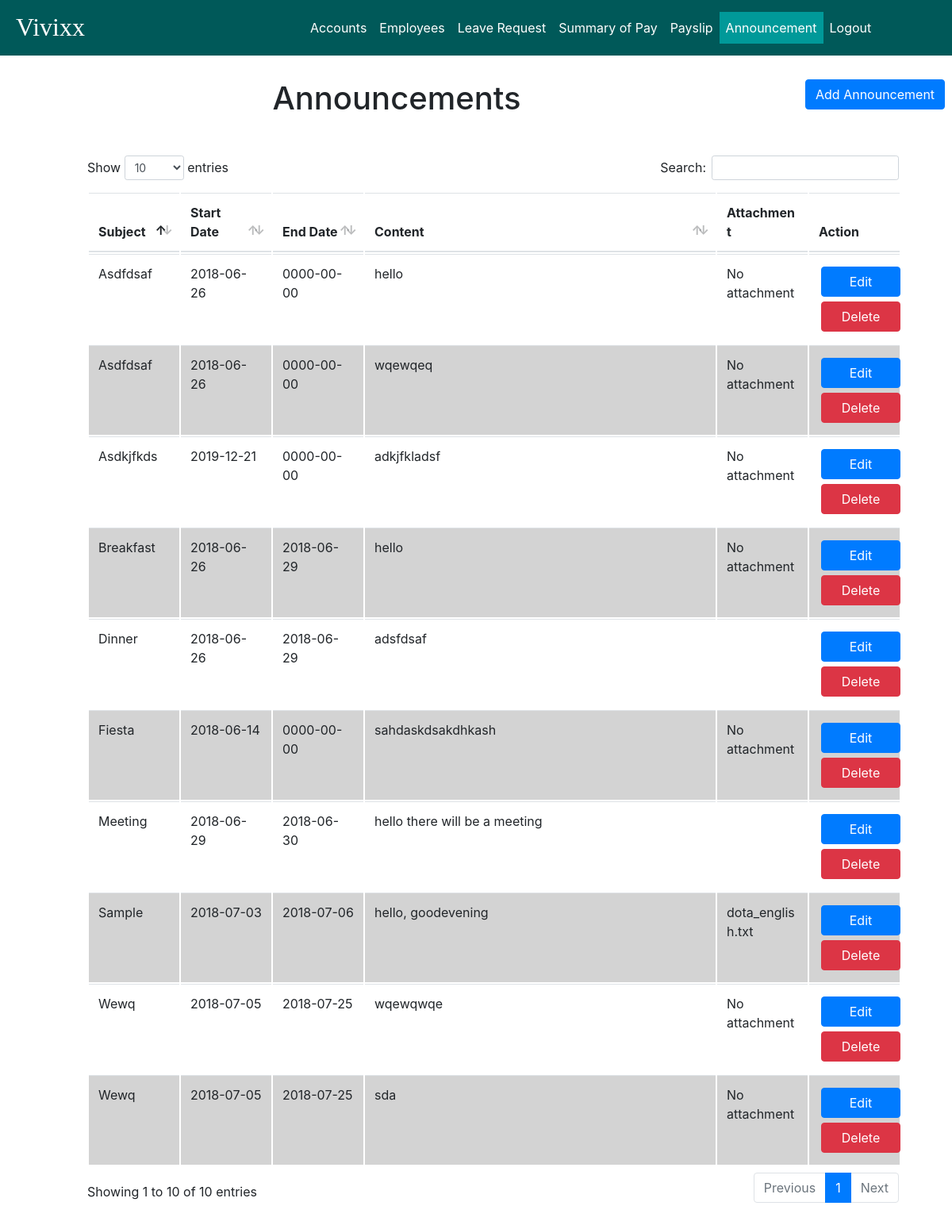
/admin/announcements/announcement.php (signed in), run on the app's committed database.
### tables this page shows
CREATE TABLE `announcement_attachments` (
  `attachment_id` int(11) NOT NULL AUTO_INCREMENT,
  `attachment` longblob,
  `attachment_name` varchar(100) DEFAULT NULL,
  `announcement_id` int(11) NOT NULL,
  PRIMARY KEY (`attachment_id`),
  UNIQUE KEY `attachment_it_UNIQUE` (`attachment_id`),
  KEY `announcement_id_idx` (`announcement_id`),
  CONSTRAINT `announcement_id` FOREIGN KEY (`announcement_id`) REFERENCES `announcement` (`announcement_id`) ON DELETE CASCADE ON UPDATE CASCADE
);

CREATE TABLE `announcement` (
  `announcement_id` int(11) NOT NULL AUTO_INCREMENT,
  `departments` varchar(45) NOT NULL,
  `subject` varchar(45) NOT NULL,
  `announcement` varchar(1000) NOT NULL,
  `start_date` date NOT NULL,
  `end_date` date NOT NULL,
  PRIMARY KEY (`announcement_id`),
  UNIQUE KEY `announcement_id_UNIQUE` (`announcement_id`)
);

### admin/announcements/announcement.php (the view, shortened to what this page needs)
<!DOCTYPE html>
<html>
<head>
	<link rel="stylesheet" href="../../style/bootstrap/bootstrap.min.css">
	<link type="text/css" rel="stylesheet" href="../style/style.css" media="screen, projection">
	<link rel="stylesheet" href="../style/datatables.css">
	<link rel="stylesheet" href="../style/bootstrap-multiselect.css">
</head>
<body>
	<?php include '../utilities/check_user.php'; ?>
	<div id="wrapper">
		<nav class="navbar fixed-top navbar-expand-lg navbar-dark" id="navigation-bar">
			<a href="../accounts/accounts_status.php" class="navbar-brand">Vivixx</a>
			<div class="collapse navbar-collapse" id="navbar-content">
				<ul class="navbar-nav">
					<li class="nav-item ">
						<a class="nav-link" href="../accounts/accounts_status.php">Accounts</a>
					</li>
					<li class="nav-item">
						<button onclick="myFunction()" class="dropbtn">Employees</button>
					</li>
					<li class="nav-item">
						<a class="nav-link" href="../leave_request/leave_requests.php">Leave Request</a>
					</li>
					<li class="nav-item">
						<a class="nav-link" href="../summary_of_pay/user_summary.php">Summary of Pay</a>
					</li>
					<li class="nav-item">
						<a class="nav-link" href="../payslip/user_payslip.php">Payslip</a>
					</li>
					<li class="nav-item">
						<a class="nav-link active" href="announcement.php">Announcement</a>
					</li>
					<li class="nav-item">
						<a class="nav-link logout" href="../utilities/logout.php">Logout</a>
					</li>
				</ul>
			</div>
		</nav>
		<div class="announcement-content container-fluid">
			<div class="row">
				<div class="col-10 text-center">
					<h1>Announcements</h1>
				</div>
				<div class="col-2">
					<a href="#!" data-toggle="modal" data-target="#add-announcement-form" class="btn btn-primary">
					Add Announcement
				</a>
				</div>
			</div>
			<div class="announcement-table">
				<table class="table" id="table">
					<thead>
						<tr>
							<th>Subject</th>
							<th>Start Date</th>
							<th>End Date</th>
							<th>Content</th>
							<th>Attachment</th>
							<th>Action</th>
						</tr>
					</thead>
					<?php
				$sql = "SELECT * FROM mis.announcement left join mis.announcement_attachments using(announcement_id) group by 1;";
				$result = $connect->query($sql);
				if($result-> num_rows > 0){
					while($row = $result->fetch_assoc()){
						if(isset($row['attachment'])){
							$attachment = $row['attachment_name'];
						}else{
							$attachment = "No attachment";
						}
						$edit = "
						<input name='edit' value='edit' style='display: none;'>
						<a href='edit_announcement.php?announcement_id=".$row['announcement_id']."' class='edit btn btn-primary'>Edit</a>";
						$delete = "<button onclick='del_announcement(".$row['announcement_id'].")' class='delete btn btn-danger'>Delete</button>";
						echo "
						<tr>
						<td>" . ucwords($row['subject']) . "</td>
						<td>" . $row['start_date'] . "</td>
						<td>" . $row['end_date'] . "</td>
						<td >" . $row['announcement'] . "</td>
						<td>" . $attachment . "</td>
						<td>" . $edit.$delete."</td>
						</tr>";
					}
				}
				?>
				</table>
			</div>
		</div>
	</div>
</body>
</html>

### admin/style/style.css (style rules this page uses)
#navigation-bar { background-color: #005959; max-height: 70px; min-height: 70px; padding: 0 0 0 5px; }
#navigation-bar .navbar-brand { font-size: 2rem !important; font-family: rockwell; height: auto; margin: 3px 23vw 5px 15px; }
#navigation-bar .navbar-nav .active { background-color: #009999; }
#navigation-bar .navbar-nav .nav-link { color: #fff; display: block; }
#wrapper .announcement-content { margin-top: 100px; }
#wrapper .announcement-content .announcement-table { margin: 5vh 10vh; width: 90%; }
#wrapper #navbar-content { background-color: inherit; }
table { margin: 0 auto; width: 100%; clear: both; border-collapse: collapse; table-layout: fixed; word-wrap: break-word; }
.edit { margin: 3px; width: 100px; }
.delete { margin: 3px; width: 100px; }
.dropbtn { color: #fff; display: block; border: 0; background-color: transparent; padding: 8px; }

### admin/style/datatables.css (style rules this page uses)
table.dataTable { clear: both; margin-top: 6px !important; margin-bottom: 6px !important; max-width: none !important; border-collapse: separate !important; }
table.dataTable td, table.dataTable th { -webkit-box-sizing: content-box; box-sizing: content-box; }
table.dataTable thead > tr > th.sorting_asc, table.dataTable thead > tr > th.sorting_desc, table.dataTable thead > tr > th.sorting, table.dataTable thead > tr > td.sorting_asc, table.dataTable thead > tr > td.sorting_desc, table.dataTable thead > tr > td.sorting { padding-right: 30px; }
table.dataTable thead .sorting, table.dataTable thead .sorting_asc, table.dataTable thead .sorting_desc, table.dataTable thead .sorting_asc_disabled, table.dataTable thead .sorting_desc_disabled { cursor: pointer; position: relative; }
table.dataTable thead .sorting:before, table.dataTable thead .sorting:after, table.dataTable thead .sorting_asc:before, table.dataTable thead .sorting_asc:after, table.dataTable thead .sorting_desc:before, table.dataTable thead .sorting_desc:after, table.dataTable thead .sorting_asc_disabled:before, table.dataTable thead .sorting_asc_disabled:after, table.dataTable thead .sorting_desc_disabled:before, table.dataTable thead .sorting_desc_disabled:after { position: absolute; bottom: 0.9em; display: block; opacity: 0.3; }
table.dataTable thead .sorting:before, table.dataTable thead .sorting_asc:before, table.dataTable thead .sorting_desc:before, table.dataTable thead .sorting_asc_disabled:before, table.dataTable thead .sorting_desc_disabled:before { right: 1em; content: "\2191"; }
table.dataTable thead .sorting:after, table.dataTable thead .sorting_asc:after, table.dataTable thead .sorting_desc:after, table.dataTable thead .sorting_asc_disabled:after, table.dataTable thead .sorting_desc_disabled:after { right: 0.5em; content: "\2193"; }
table.dataTable thead .sorting_asc:before, table.dataTable thead .sorting_desc:after { opacity: 1; }
table.dataTable tr.odd { background-color: white; }
table.dataTable tr.even { background-color: lightgrey; }

### data on the page
announcement_attachments: announcement.subject "Meeting", announcement.start_date "2018-06-29", announcement.end_date "2018-06-30", announcement.announcement "hello there will be a meeting"
announcement_attachments: announcement.subject "Dinner", announcement.start_date "2018-06-26", announcement.end_date "2018-06-29", announcement.announcement "adsfdsaf"
announcement_attachments: announcement.subject "Breakfast", announcement.start_date "2018-06-26", announcement.end_date "2018-06-29", announcement.announcement "hello", attachment "No attachment"
announcement_attachments: announcement.subject "Asdkjfkds", announcement.start_date "2019-12-21", announcement.end_date "0000-00-00", announcement.announcement "adkjfkladsf", attachment "No attachment"
announcement_attachments: announcement.subject "Fiesta", announcement.start_date "2018-06-14", announcement.end_date "0000-00-00", announcement.announcement "sahdaskdsakdhkash", attachment "No attachment"
announcement: subject "Asdfdsaf", start_date "2018-06-26", end_date "0000-00-00", announcement "hello", attachment "No attachment"
announcement: subject "Asdfdsaf", start_date "2018-06-26", end_date "0000-00-00", announcement "wqewqeq", attachment "No attachment"
announcement_attachments: announcement.subject "Wewq", announcement.start_date "2018-07-05", announcement.end_date "2018-07-25", announcement.announcement "wqewqwqe", attachment "No attachment"
announcement_attachments: announcement.subject "Wewq", announcement.start_date "2018-07-05", announcement.end_date "2018-07-25", announcement.announcement "sda", attachment "No attachment"
announcement_attachments: announcement.subject "Sample", announcement.start_date "2018-07-03", announcement.end_date "2018-07-06", announcement.announcement "hello, goodevening", attachment_name "dota_english.txt"
